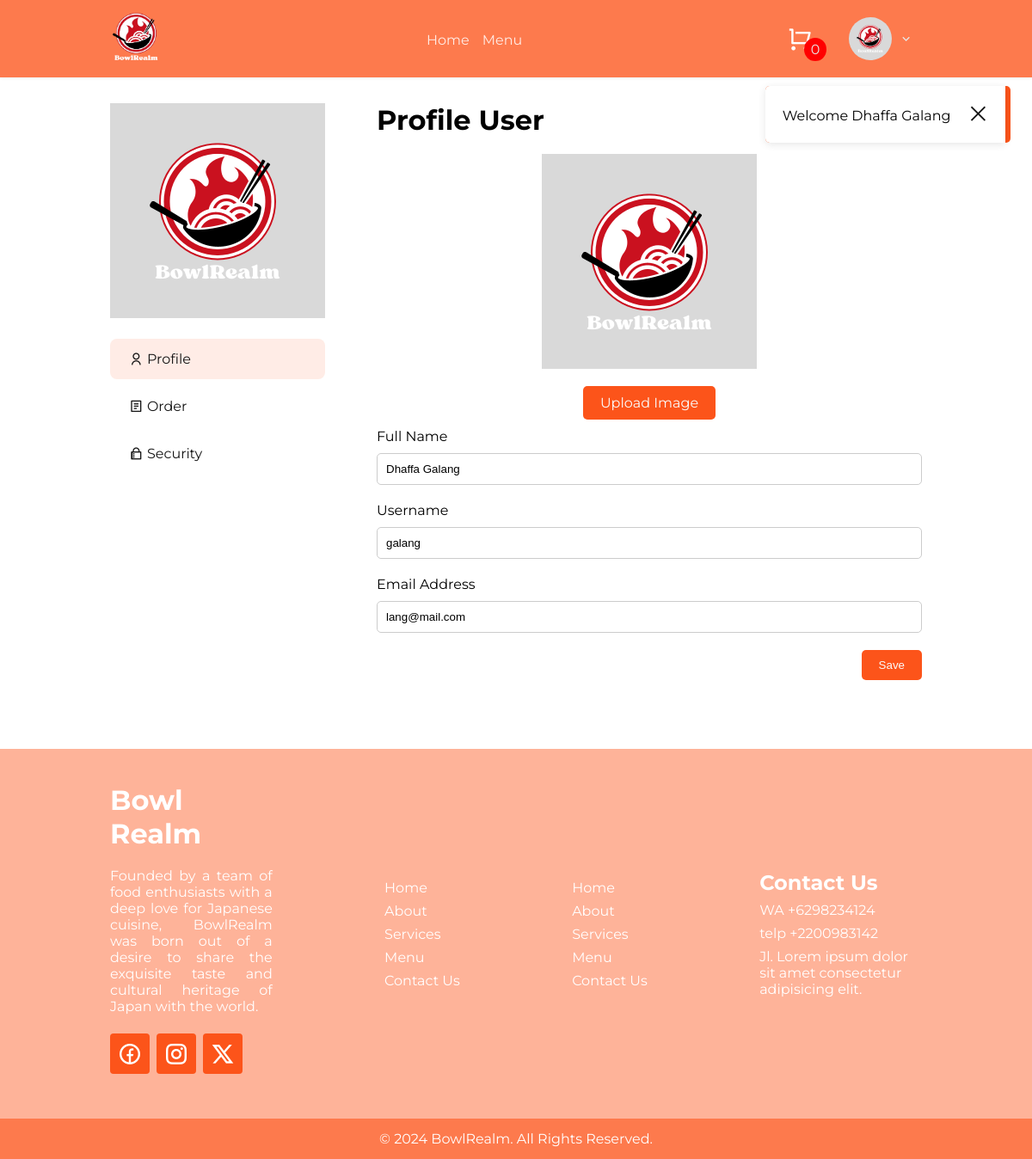
The app's page /index.php?page=profile_user&subpage=profile (signed in) with its own data.
### tables this page shows
CREATE TABLE `user` (
  `user_id` int NOT NULL,
  `user_img` longtext NOT NULL,
  `user_name` varchar(255) NOT NULL,
  `username` varchar(255) NOT NULL,
  `user_email` varchar(255) NOT NULL,
  `password` varchar(255) NOT NULL,
  `role_id` int NOT NULL
);

### function.php (called while the page is built, shortened)
<?php
function base_url($path = '')
{
    return BASE_URL . $path;
}
function koneksi()
{
    return mysqli_connect("localhost", "root", "", "pw2024_tubes_233040028");
}
function array_query($query)
{
    $conn = koneksi();
    $result = mysqli_query($conn, $query);
    if (mysqli_num_rows($result) == 1) {
        $rows = mysqli_fetch_assoc($result);
    } else {
        while ($row = mysqli_fetch_assoc($result)) {
            $rows[] = $row;
        }
    }
    return $rows;
}

### view/profile/profile.php (the view, shortened to what this page needs)
<form action="" method="POST" enctype="multipart/form-data">
    <div class="wrap-form">
        <div class="form-col">
            <div class="form-group img">
                <img src="<?= base_url("assets/upload/$users[user_img]") ?>" class="img-preview" width="250" height="250">
                <label class="btn btn-img" for="image">Upload Image</label>
            </div>
            <div class="form-group">
                <label for="fullname">Full Name</label>
                <input type="text" name="fullname" id="fullname" value="<?= $users['user_name'] ?>">
            </div>
            <div class="form-group">
                <label for="username">Username</label>
                <input type="text" name="username" id="username" value="<?= $users['username'] ?>">
            </div>
            <div class="form-group">
                <label for="email">Email Address</label>
                <input type="email" name="email" id="email" value="<?= $users['user_email'] ?>">
            </div>
        </div>
    </div>
    <button type="submit" name="save" class="btn" style="float: right;">Save</button>
</form>

### layouts/header.php (shortened to what this page needs)
<?php
if (isset($_SESSION['user_id'])) {
    $cart = array_query("SELECT COUNT(*) as jumlah FROM cart WHERE user_id = $_SESSION[user_id]");
} else {
    $cart = [];
}
$nav = isset($_GET['page']) ? $_GET['page'] : 'index';
?>
<nav class="container">
    <div class="navbar-header">
        <div class="logo-nav">
            <img src="<?= base_url('assets/picture/logo.png') ?>" width="60" height="60">
        </div>
        <div class="navbar">
            <ul>
                <li><a class="<?= $nav === 'index' ? 'active' : '' ?>" href="<?= base_url('index.php') ?>">Home</a></li>
                <li><a class="<?= $nav === 'menu' ? 'active' : '' ?>" href="<?= base_url('index.php?page=menu') ?>">Menu</a></li>
            </ul>
        </div>
        <div class="wrap-toggle">
            <div class="profile-header">
                <?php if (isset($_SESSION['login'])) :  ?>
                    <div class="cart">
                        <a href="<?= base_url('index.php?page=cart') ?>"><i class="ri-shopping-cart-line"></i></a>
                        <div class="cart-count">
                            <?= $cart['jumlah'] ?>
                        </div>
                    </div>
                    <div class="dropdown">
                        <img src="<?= base_url("assets/upload/$users[user_img]") ?>" width="50" height="50" alt="">
                        <i class="ri-arrow-down-s-line"></i>
                    </div>
                <?php else : ?>
                    <a class="btn" href="auth/login.php">Login</a>
                <?php endif ?>
            </div>
        </div>
    </div>
</nav>
<main>
    <?php
    if (isset($_SESSION['message'])) { ?>
        <div class="alert">
            <div class="alert-content">
                <span id="alert"><?= $_SESSION['message'] ?></span>
                <button id="close-alert" onclick="closeAlert()"><i class="ri-close-large-line"></i></button>
            </div>
        </div>
    <?php
    } ?>

### view/profile/index.php (shortened to what this page needs)
<?php
$page = isset($_GET['subpage']) ? $_GET['subpage'] : 'profile';
$pages = [
    'profile' => ['title' => 'Profile User'],
    'order' => ['title' => 'Orders'],
    'security' => ['title' => 'Change Password'],
    'review' => ['title' => 'Review'],
];
$currentPage = isset($pages[$page]) ? $pages[$page] : $pages['profile'];
$title = $currentPage['title'];
?>
<section id="profile">
    <div class="wrap-profile container">
        <div class="navigation">
            <div class="profile-img">
                <img src="<?= base_url("assets/upload/$users[user_img]") ?>" alt="" width="250" height="250">
            </div>
            <div class="profile-nav">
                <a class="<?= $page === 'profile' ? 'active' : '' ?>" href="index.php?page=profile_user&subpage=profile"><i class="ri-user-line"></i> Profile</a>
                <a class="<?= $page === 'order' ? 'active' : '' ?>" href="index.php?page=profile_user&subpage=order"><i class="ri-file-list-2-line"></i> Order</a>
                <a class="<?= $page === 'security' ? 'active' : '' ?>" href="index.php?page=profile_user&subpage=security"><i class="ri-git-repository-private-line"></i> Security</a>
            </div>
        </div>
        <div class="profile-content">
            <div class="header-profile">
                <h2><?= $title ?></h2>
            </div>
            <?php
            if (isset($_GET['subpage'])) {
                $page = $_GET['subpage'];
            } else {
                $page = 'profile_user';
            }
            switch ($page) {
                case 'profile':
                    include('profile.php');
                    break;
            }
            ?>
        </div>
    </div>
</section>

### assets/css/style.css (style rules this page uses)
:root { --primary-100-color: #ffece6; --primary-200-color: #fed9cc; --primary-300-color: #fec6b3; --primary-400-color: #feb399; --primary-500-color: #fea080; --primary-600-color: #fd8d66; --primary-700-color: #fd7a4d; --primary-800-color: #fd6733; --primary-900-color: #fc541a; --secondary-100-color: #fc4100; --secondary-200-color: #e33b00; --secondary-300-color: #ca3400; --secondary-400-color: #b02e00; --secondary-500-color: #972700; --secondary-600-color: #7e2100; --secondary-700-color: #651a00; --secondary-800-color: #4c1300; --secondary-900-color: #320d00; --white-100-color: #e8e8e8; --white-200-color: #d0d0d0; --white-300-color: #b9b9b9; --white-400-color: #a1a1a1; --white-500-color: #8a8a8a; --white-600-color: #737373; --white-700-color: #5b5b5b; --white-800-color: #444444; --white-900-color: #2c2c2c; --black-100-color: #151515; --black-200-color: #131313; --black-300-color: #111111; --black-400-color: #0f0f0f; --black-500-color: #0d0d0d; --black-600-color: #0b0b0b; --black-700-color: #080808; --black-800-color: #060606; --black-900-color: #040404; --white-color: #fbfbfb; }
* { margin: 0; padding: 0; box-sizing: border-box; }
html { overflow-x: hidden; }
body { font-family: "Montserrat", sans-serif; }
.container { padding: 0 16rem; }
.btn { padding: 10px 20px; background-color: var(--primary-900-color); color: var(--white-color); text-decoration: none; border-radius: 5px; transition: all 0.3s; }
button { background-color: transparent; color: #fff; border: none; cursor: pointer; }
.cart { position: relative; }
.cart a { font-size: 1.8rem; }
.cart-count { position: absolute; bottom: -8px; right: -16px; background-color: red; padding: 4px 8px; border-radius: 100%; }
.alert { position: fixed; top: 100px; right: 25px; background-color: var(--primary-900-color); border-radius: 5px; z-index: 1000; }
.alert-content { background-color: white; padding: 20px; border-radius: 5px 0 0 5px; margin-right: 6px; box-shadow: 0 2px 10px rgba(0, 0, 0, 0.1); }
.alert-content button { color: var(--black-100-color); margin-left: 16px; font-size: 1.4rem; border: none; cursor: pointer; }
nav { background-color: var(--primary-700-color); position: fixed; top: 0; display: flex; justify-content: space-between; align-items: center; height: 90px; width: 100%; z-index: 10; color: var(--white-100-color); box-shadow: 0 0 4px rgba(0, 0, 0, 0.1); }
.navbar-header { display: flex; justify-content: space-between; align-items: center; width: 100%; }
nav .logo-nav { font-family: "Preahvihear", sans-serif; font-size: 22px; font-weight: bold; letter-spacing: 2px; }
.navbar { flex: 0.1; display: flex; align-items: center; justify-content: space-between; }
.navbar ul { display: flex; justify-content: space-around; align-items: center; gap: 15px; }
.navbar ul li { text-decoration: none; list-style: none; }
.navbar ul li a { width: 100%; text-decoration: none; color: var(--primary-100-color); }
.navbar ul li a:before { content: ""; display: block; position: relative; width: 0; top: 1.8em; border-bottom: 2px solid white; transition: width 0.4s; }
.profile-header a { color: #fff; text-decoration: none; }
.profile-header .cart { margin-right: 32px; }
.profile-header, .dropdown { display: flex; align-items: center; cursor: pointer; }
.dropdown { padding: 6px 2px; border-radius: 8px; }
.dropdown img { margin: 0 8px; border-radius: 100%; }
.dropdown i { margin-right: 8px; }
.form-group { display: flex; flex-direction: column; }
.form-group label { margin-bottom: 10px; }
.form-group input { padding: 10px; margin-bottom: 20px; border-radius: 5px; border: 1px solid #ccc; }
@media screen and (max-width: 1560px) { .container { padding: 0 8rem; } }
.wrap-toggle { display: flex; justify-content: center; align-items: center; gap: 20px; }

### records on screen
user: user_img (picture), fullname "Dhaffa Galang", username "galang", email "lang@mail.com"

### other values on screen
$cart['jumlah'] "0"
$_SESSION['message'] "Welcome Dhaffa Galang"
$title "Profile User"
